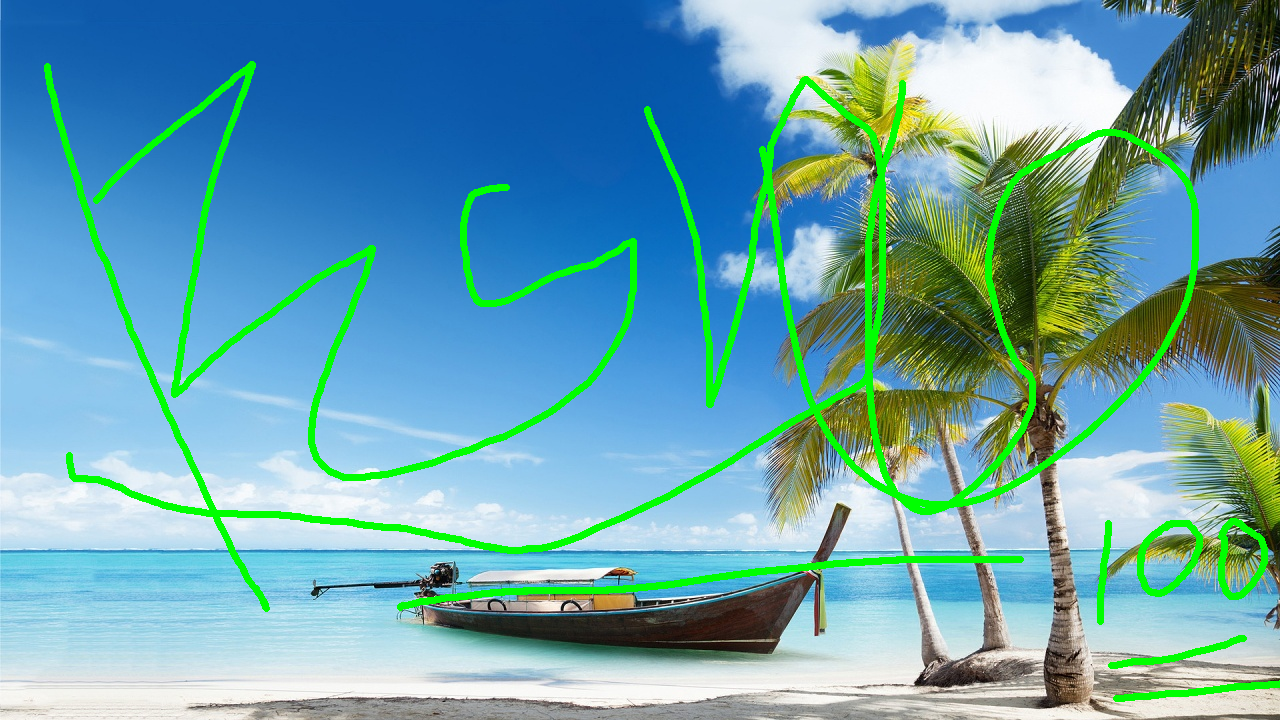
#> input picture SourceCode/inputs/3DamagedBeach.jpg, 1280 x 720 px
$ python FMM_Inpaint.py   (Python 2 division)
#> lines starting #> are read from the running program, lines starting #| are printed output that depends on the picture; after the words box and inside, x2 and y2 are one past the last pixel; in counts of white or black regions, pixels touching at a corner belong together
__author__ = 'Zhang'
import cv2
import numpy as np

CROSS = [
	(-1, 0),
	(1, 0),
	(0, 1),
	(0, -1)
]

def getBOX(n):
	BOX = []
	x = -n
	while x <= n:
		y = -n
		while y <= n:
			BOX.append((x,y))
			y += 1
		x += 1
	return BOX

def inpaint(image, mask):
	width = image.shape[0]
	height = image.shape[1]
	dst = np.ones((width, height), np.uint8)
	KNOWN = 0
	INSIDE = 255
	BAND = 1
	F = [0] * width * height
	T = [0] * width * height
	narrow_band = PriorityQueue()

#Get the index of the point
	def index(x, y):
		return y * width + x

#Judge if the point is valid
	def is_valid(bx, by):
		return bx >=0 and by >= 0 and bx < width and by < height

	def _inpaint(x, y):
		b_e = []
		for d in BOX:
			if d[0] == 0 and d[1] == 0:
				continue
			nx = x + d[0]
			ny = y + d[1]
			if not is_valid(nx, ny):
				continue
			ni = index(nx, ny)
			if F[ni] == KNOWN and image[nx, ny] != 255 and image[nx, ny] != 0:
				b_e.append(image[nx, ny])
		if len(b_e) != 0:
			color = sum(b_e) / len(b_e)
			dst[x, y] = color

#Funnction Solve
	def _solve(x1, y1, x2, y2):
		p1_valid = is_valid(x1, y1)
		p2_valid = is_valid(x2, y2)
		i1 = index(x1, y1)
		i2 = index(x2, y2)
		sol = float("inf")
		if p1_valid and F[i1] == KNOWN:
			t1 = T[i1]
			if p2_valid and F[i2] == KNOWN:
				t2 = T[i2]
				r = np.sqrt(2 * (t1 - t2) * (t1 - t2))
				s = (t1 + t2 * r) / 2
				if s >= t1 and s >= t2:
					sol = s
				else:
					s += r
					if s >= t1 and s >= t2:
						sol = s
			else:
				sol = 1 + t1
		elif p2_valid and F[i2] == KNOWN:
			t2 = T[i2]
			sol = 1 + t2
		return sol

#Using mask to get the bound and inside
	for y in range(height):
		for x in range(width):
			i = index(x, y)
			flag = KNOWN
			if mask[x, y] == 255:
				flag = INSIDE
			dist = 0.0
			n_total = 0
			n_unknown = 0
			if flag != KNOWN:
				for d in CROSS:
					nx = x + d[0]
					ny = y + d[1]
					if not is_valid(nx, ny):
						continue
					n_total += 1
					if mask[nx, ny] == 255:
						n_unknown += 1
				if n_total > 0 and n_total == n_unknown:
					flag = INSIDE
					dist = float("inf")
				else:
					flag = BAND
					_inpaint(x, y)
					narrow_band.push(dist, (x, y, i))
			F[i] = flag
			T[i] = dist

	while not narrow_band.empty():
		c = narrow_band.pop()
		if c == None:
			continue
		F[c[2]] = KNOWN
		for d in CROSS:
			nx = c[0] + d[0]
			ny = c[1] + d[1]
			if not is_valid(nx, ny):
				continue
			ni = index(nx, ny)
			if F[ni] != KNOWN:
				T[ni] = min([
					_solve(nx - 1, ny, nx, ny - 1),
					_solve(nx + 1, ny, nx, ny - 1),
					_solve(nx - 1, ny, nx, ny + 1),
					_solve(nx + 1, ny, nx, ny + 1)
				])
				if F[ni] == INSIDE:
					F[ni] = BAND
					_inpaint(nx, ny)
					narrow_band.push(T[ni], (nx, ny, ni))

	for y in range(height):
		for x in range(width):
			if mask[x, y] == 0:
				dst[x, y] = image[x, y]

	return dst

import heapq
import itertools

class PriorityQueue:
	def __init__(self):
		self._q = []
		self._entry_map = {}
		self._counter = itertools.count()

	def push(self, priority, task):
		if task in self._entry_map:
			self.remove(task)
		count = next(self._counter)
		entry = [priority, count, task]
		self._entry_map[task] = entry
		heapq.heappush(self._q, entry)

	def remove(self, task):
		entry = self._entry_map.pop(task)
		entry[-1] = None

	def pop(self):
		while self._q:
			p, c, task = heapq.heappop(self._q)
			if task:
				del self._entry_map[task]
				return task
		return

	def empty(self):
		return len(self._q) == 0

if __name__ == '__main__':
#You can change the paths and box size here.
	img = cv2.imread('../inputs/3DamagedBeach.jpg')
#> img is the input picture: shape (720, 1280, 3); mean B, G, R 172, 163.3, 105.4
	mask = cv2.imread('../inputs/3Mask.jpg', 0)
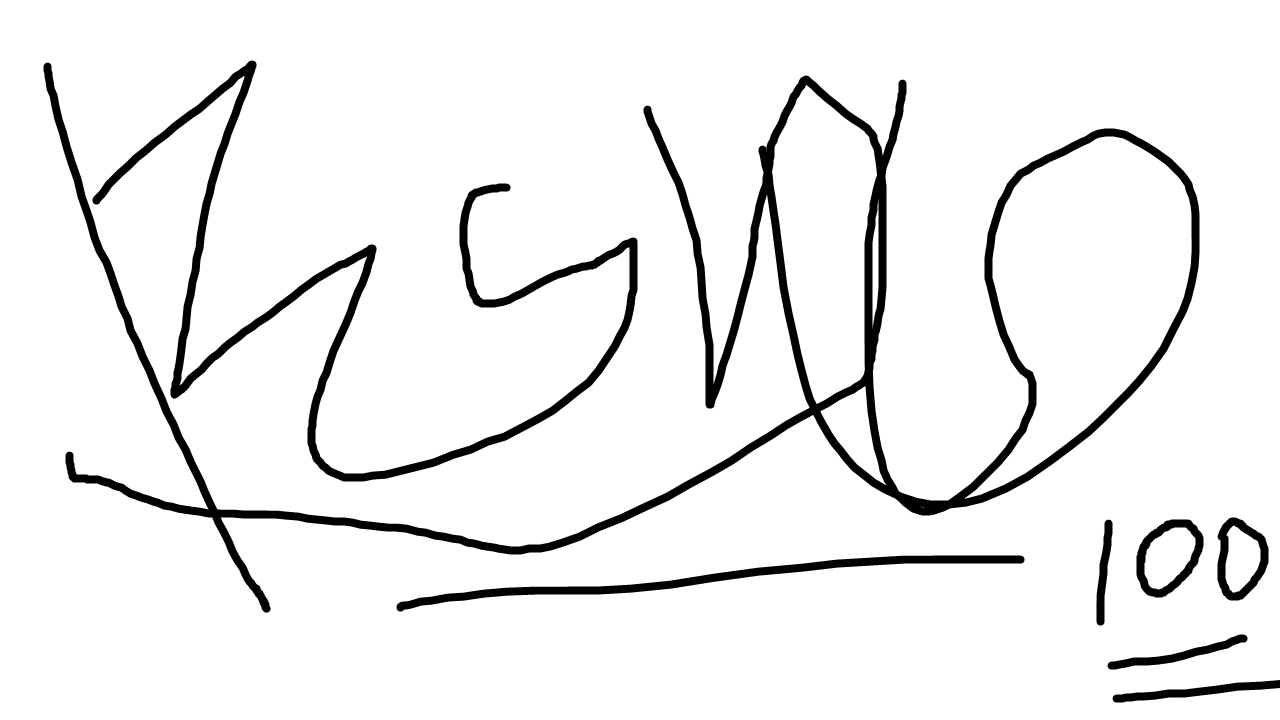
#> input picture SourceCode/inputs/3Mask.jpg, 1280 x 720 px
#> mask is the input picture: shape (720, 1280); min 0, max 255, mean 238.4
	box_size = 5

#The main process start here
	BOX = getBOX(box_size)
	cv2.imshow("Damaged Image", img)
	width = img.shape[0]
#> width = 720
	height = img.shape[1]
#> height = 1280
	b,g,r = cv2.split(img)
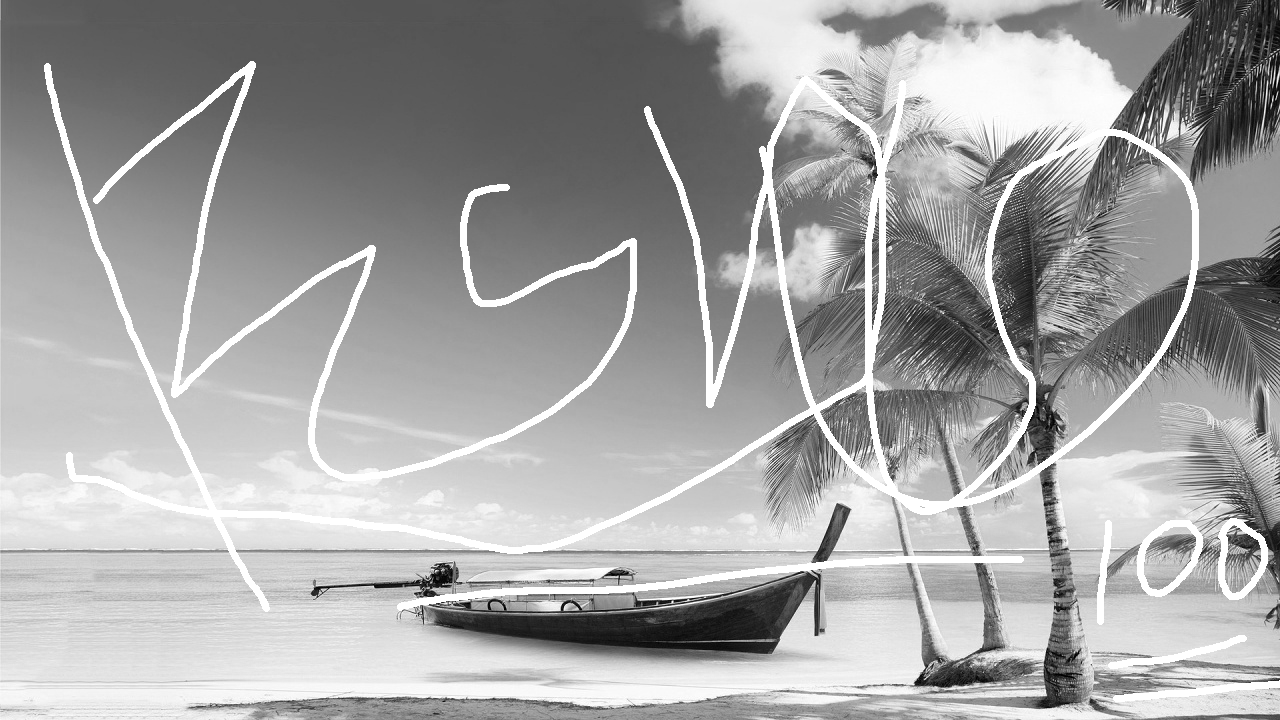
#> g: shape (720, 1280); min 0, max 255, mean 163.3
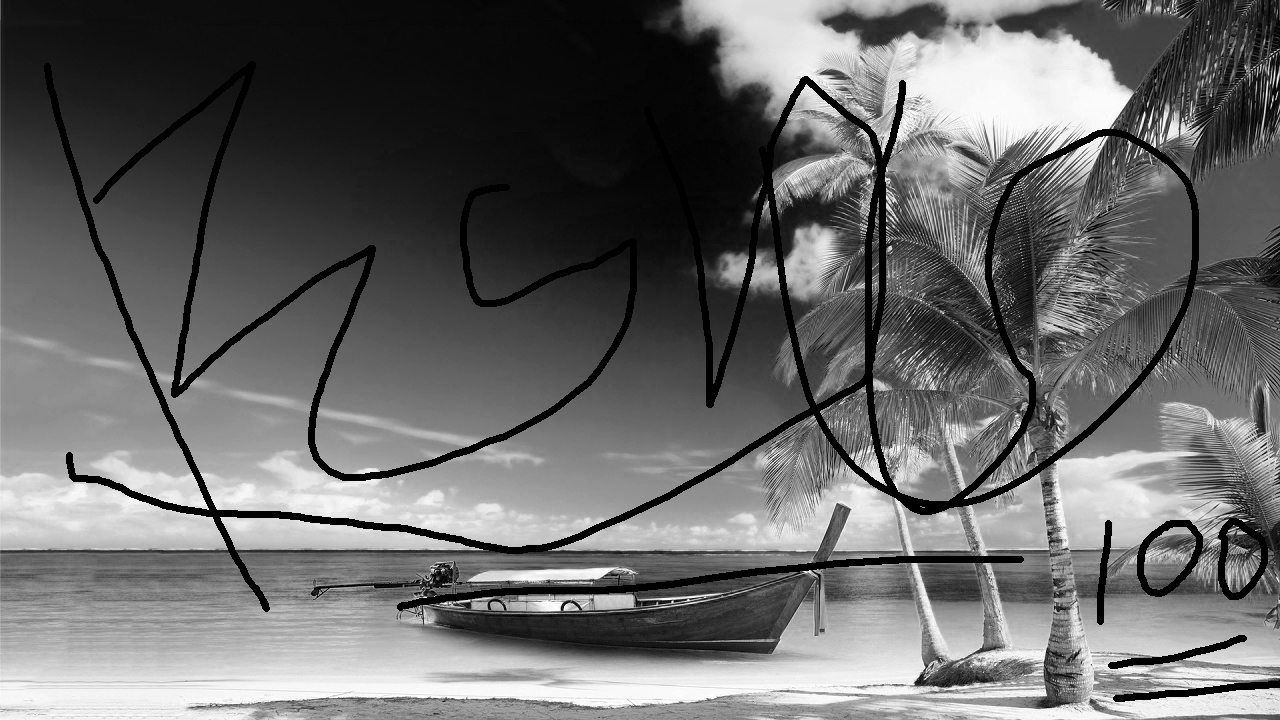
#> r: shape (720, 1280); min 0, max 255, mean 105.4
	mask2 = np.ones((width,height), np.uint8)
	for i in range(width):
		for j in range(height):
			mask2[i][j] = 255 - mask[i][j]
			if mask2[i][j] == 0:
				continue
			else:
				mask2[i][j] = 255
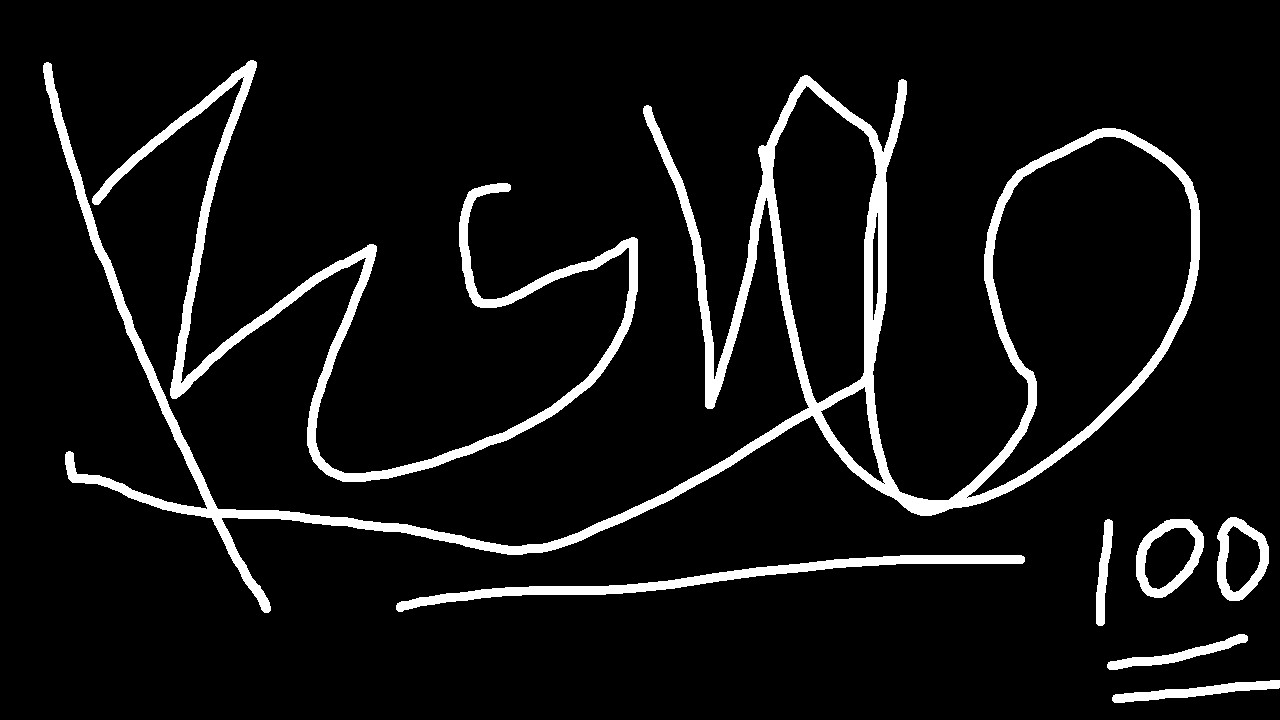
#> mask2: shape (720, 1280); 7.3% white; 8 white regions, largest, box (x1, y1, x2, y2) and area: (43, 62, 1200, 613) 38444, (92, 60, 638, 482) 16204, (396, 555, 1025, 612) 5599
	cv2.imshow("Mask", mask2)
	print "Inpainting Blue Layer"
	dst_b = inpaint(b, mask2)
#> (the run stopped early here; a loop or call above may not have finished)
